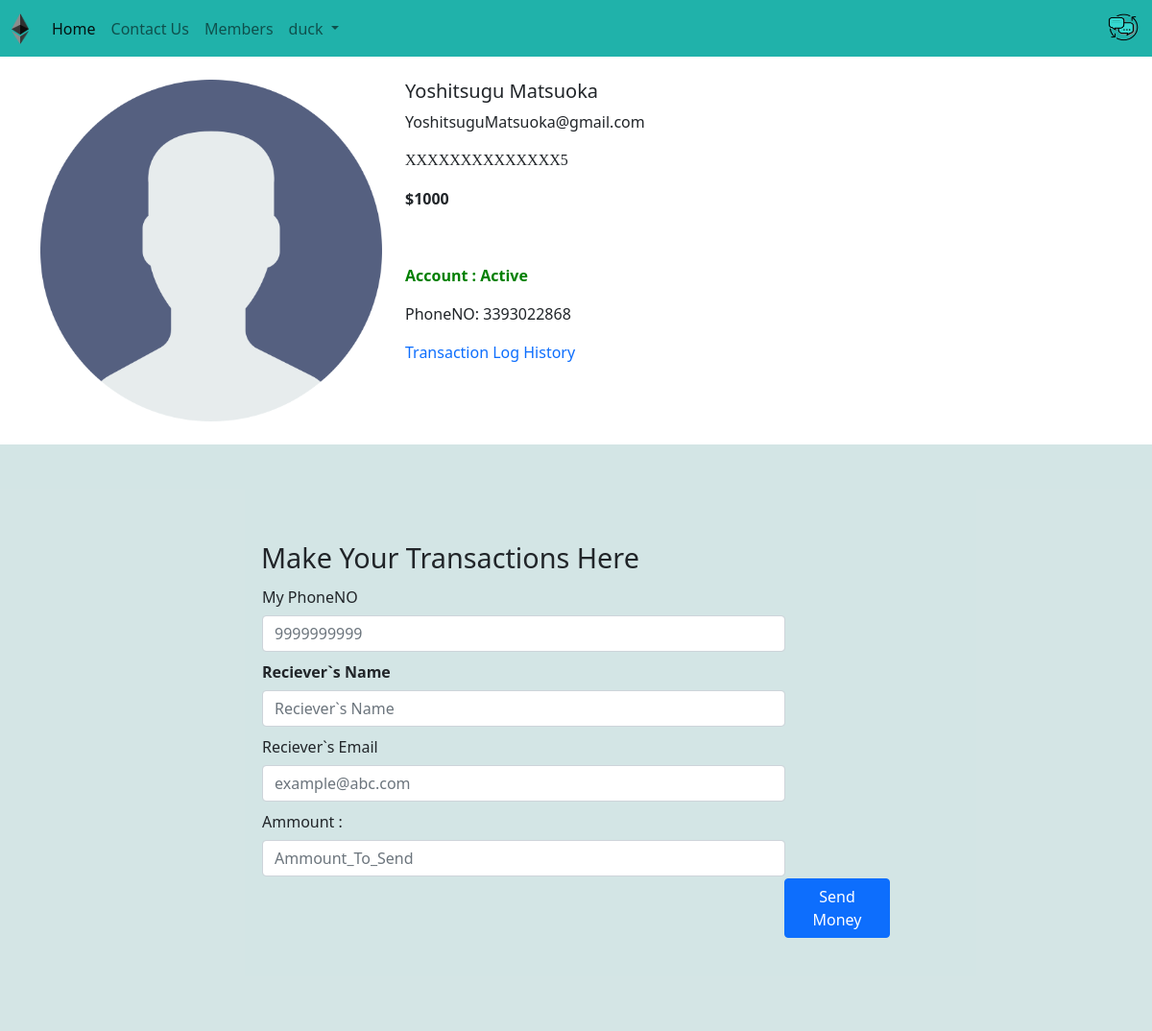
The page /customer/5 (signed in) on the database its author committed.
### Bank/models.py (models this page shows, shortened)
class CustomerAccount(models.Model):
    name=models.CharField(max_length=30)
    email=models.CharField(max_length=30,null=True, blank=True)
    account_active=models.BooleanField(default=True)
    image=models.ImageField(upload_to='media/', default="Image003.png")
    totalbalance=models.IntegerField(default=1000)
    phoneno=models.CharField(max_length=11,blank=True)

### Bank/views.py (the view)
# urls.py: path('customer/<int:acc>', views.Member, name='ViewMemberdetails'),
def Member(request,acc): #register function
    member= CustomerAccount.objects.get(id=acc)
    print("------------>",request.user.username)
    if (request.user.username!=(None or "")):
        if request.method=="POST":
            rname=request.POST.get("rname")
            if (rname in db_check('name')):
                remail=request.POST.get("remail")
                if (remail in db_check('email')):
                    sname=request.user.username
                    semail=request.user.username+'@gmail.com'
                    sphone=request.POST.get('sphoneno')
                    if(sphone in db_check('phoneno')):
                        sammount=request.POST.get('sammount')
                        if (member.totalbalance > int(sammount)):
                            transfer_detail=transectiondetail(recievername=rname,recieveremail=remail,sendername=sname,senderemail=semail,money_amt=int(sammount))
                            transfer_detail.save()
                            member1=CustomerAccount.objects.get(name=rname) # Reciever`s id
                            member1.totalbalance=(member1.totalbalance+int(sammount))
                            member2=CustomerAccount.objects.get(name=sname) # Sender`s id
                            member2.totalbalance=(member1.totalbalance-int(sammount))
                            try:
                                member1.save() #    <----------------,
                                member2.save() #    <----------------'............(save them in the database)
                            except:
                                print("Got an Error in Saveing particular element of the database")
                        else:
                            return(HttpResponse('not enough balance'))
                    else:
                        return(HttpResponse('Phone invalid'))
                else:
                    return(HttpResponse('Email invalid'))
            else:
                return (render(request, 'Member.html', {'memberDetail':{'name':'Invalid transaction detail','email':'Please  Check your details and Try Again'}}))
    else:
        return(HttpResponse("<b>please Login <br>To make any Transactions...</b>"))
    return (render(request, 'Member.html', {'memberDetail':member,'username':request.user.username}))

### template/Member.html (shortened to what this page needs)
{% extends 'Basic.html' %}
{% block username %}{{username}}{% endblock username %}
{% block body %}
<div class="container my-4">
    <div class="row">
    <div class="col-md-4">
    <div class="row">
        {% load static %}
        <img src="{% static './media/user.png'%}" alt="{{memberDetail.image}}"  min-width="233px" min-height="385px">
    </div>
    </div>
    <div class="col-md-8">
        <h5>{{memberDetail.name}}</h5>
        <p>{{memberDetail.email}}</p>
        <p style="font-family: -webkit-pictograph; font-weight: 100;">XXXXXXXXXXXXXX{{memberDetail.id}}</p>
        <p><b>${{memberDetail.totalbalance}} </b></p><br>
        <p>{% if memberDetail.account_active == True %}
          <div class="Account_status" style="color:Green;font-weight: bold;">Account : Active</div>
          {% else %}
          <div class="Account_status" style="color:Red;font-weight: bold;">Account : Inactive</div>
          {% endif %}
        </p>
        <p>PhoneNO: {{memberDetail.phoneno}}</p>
        <div class="transactionLog">
                <a href="/transacton_history/{{memberDetail.name}}" style="text-decoration: none;text-decoration-color: coral;">Transaction Log History</a>
        </div>
    </div>
    </div>
</div>
<div class="transaction-form">
<form method="POST" style="padding:17rem; padding-block:6rem; background-color: #5f9ea045;">
    <span     style="font-size: 1.8em; font-weight: 500; position: relative; align-content: center;padding-right: 5em;">
        Make Your Transactions Here
    </span>
    <table>
    <tr>
        <td>
            <label for="inputEmail3" class="col-sm-4 col-form-label">My PhoneNO</label>
            <div class="col-sm-10">
            <input type="text" class="form-control" id="sphoneno" name="sphoneno" placeholder="9999999999">
        </div>
        </td>
    </tr>
    <tr>
        <th>
            <label for="inputEmail3" class="col-sm-4 col-form-label">Reciever`s Name</label>
            <div class="col-sm-10">
            <input type="text" class="form-control" id="rname" name="rname" placeholder="Reciever`s Name">
        </div>
        </th>
    </tr>
    <tr>
        <td>
            <label for="inputEmail3" class="col-sm-4 col-form-label">Reciever`s Email</label>
            <div class="col-sm-10">
            <input type="email" class="form-control" id="remail" name="remail" placeholder="example@abc.com">
        </div>
        </td>
    </tr>
    <tr>
        <td>
            <label for="inputEmail3" class="col-sm-4 col-form-label">Ammount : </label>
            <div class="col-sm-10">
            <input type="number" class="form-control" id="sammount" name="sammount" placeholder="Ammount_To_Send">
            </div>
        </td>
    </tr>
    <tr>
        <td>
            <button type="submit" class="btn btn-primary" style="margin-left:34rem" value="OK"> Send Money </button>
        </td>
    </tr>
  </table>
</form>
</div>
{% endblock body %}

### rows shown on the page
CustomerAccount: name "Yoshitsugu Matsuoka", email "YoshitsuguMatsuoka@gmail.com", id "5", totalbalance "1000", phoneno "3393022868"

### other values the page prints
{{ username }} "duck"
